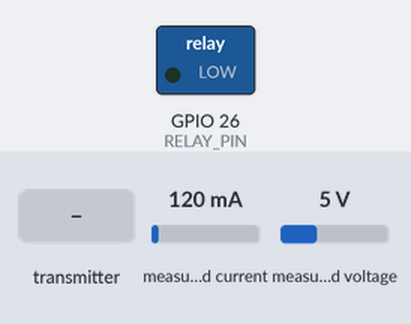
Bench run of a sketch on a simulated ESP32. On the bench: switched loads named in the sketch (green lamp = pin HIGH). Inputs (shaded band) come from the test bench; at power-on: measured current 120 mA, measured voltage 5 V.

Above: at 1.2 s.
1.3 s: the transmitter starts sending relay_state = 0
At 2.5 s:
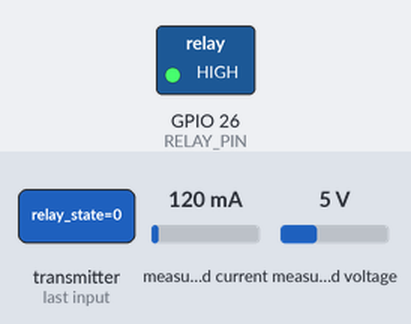
2.8 s: the transmitter starts sending relay_state = 1
At 3.7 s:
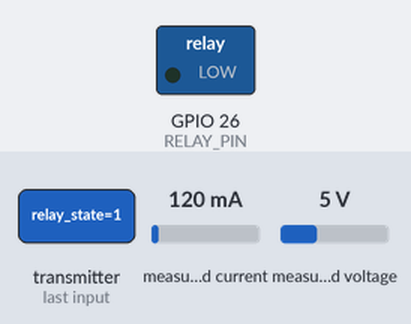
Timing chart, 0 to 5.8 s (numbered marks = the images above; inputs shaded):
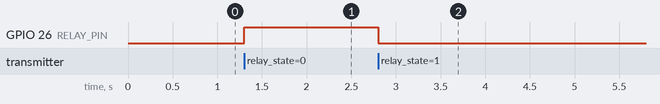

The sketch:

slave_node3.ino
```cpp
#include <WiFi.h>
#include <esp_now.h>
#include <esp_wifi.h>
#include <EmonLib.h>

#define SLAVE_ID 3
#define RELAY_PIN 26
#define PIN_VOLTAGE 33
#define PIN_CURRENT 32

EnergyMonitor emon;

// Faktor Kalibrasi Slave 3
float calibrationVoltage = 0.580;
float calibrationCurrent = 0.022;

// Filter Slave 3
float noiseCurrent = 0.10;
float noiseVoltage = 5.0;

typedef struct struct_message {
    int id;
    float voltage;
    float current;
    float power;
} struct_message;
struct_message myData;

typedef struct command_message {
    bool relay_state;
} command_message;

// MAC Address Master Node
uint8_t masterAddress[] = {0xAA, 0xBB, 0xCC, 0xDD, 0xEE, 0x11};

int fail_count = 0;
bool scanning = false;
int current_channel = 1;
unsigned long lastScanTime = 0;

void OnDataSent(const uint8_t *mac_addr, esp_now_send_status_t status) {
    if (status == ESP_NOW_SEND_SUCCESS) {
        fail_count = 0;
        scanning = false;
    } else {
        fail_count++;
        if (fail_count >= 3) {
            scanning = true;
        }
    }
}

void OnDataRecv(const uint8_t * mac, const uint8_t *incomingData, int len) {
    if (len == sizeof(command_message)) {
        command_message cmd;
        memcpy(&cmd, incomingData, sizeof(cmd));
        if (cmd.relay_state) {
            digitalWrite(RELAY_PIN, LOW); // ON (Aktif LOW)
        } else {
            digitalWrite(RELAY_PIN, HIGH); // OFF
        }
    }
}

void setup() {
    Serial.begin(115200);

    pinMode(RELAY_PIN, OUTPUT);
    digitalWrite(RELAY_PIN, LOW); // Default ON

    emon.current(PIN_CURRENT, 111.1);
    emon.voltage(PIN_VOLTAGE, 220.0, 1.7);

    WiFi.mode(WIFI_STA);
    WiFi.disconnect();

    if (esp_now_init() != ESP_OK) {
        Serial.println("Error inisialisasi ESP-NOW");
        return;
    }

    esp_now_register_send_cb(OnDataSent);
    esp_now_register_recv_cb(OnDataRecv);

    esp_now_peer_info_t peerInfo;
    memset(&peerInfo, 0, sizeof(peerInfo));
    memcpy(peerInfo.peer_addr, masterAddress, 6);
    peerInfo.channel = current_channel;
    peerInfo.encrypt = false;

    if (esp_now_add_peer(&peerInfo) != ESP_OK){
        Serial.println("Gagal menambahkan Master sebagai peer");
    }
}

void loop() {
    static unsigned long lastSendTime = 0;

    if (scanning) {
        if (millis() - lastScanTime > 200) {
            current_channel++;
            if (current_channel > 13) current_channel = 1;

            esp_wifi_set_promiscuous(true);
            esp_wifi_set_channel(current_channel, WIFI_SECOND_CHAN_NONE);
            esp_wifi_set_promiscuous(false);

            esp_now_peer_info_t peerInfo;
            memset(&peerInfo, 0, sizeof(peerInfo));
            memcpy(peerInfo.peer_addr, masterAddress, 6);
            peerInfo.channel = current_channel;
            esp_now_mod_peer(&peerInfo);

            lastScanTime = millis();

            myData.id = SLAVE_ID;
            // Send ping
            esp_now_send(masterAddress, (uint8_t *) &myData, sizeof(myData));
        }
    } else {
        if (millis() - lastSendTime > 1000) {
            emon.calcVI(20, 2000);

            float voltage = emon.Vrms;
            float current = emon.Irms;

            voltage = voltage * calibrationVoltage;
            voltage = round(voltage);
            current = current * calibrationCurrent;

            if (voltage < noiseVoltage) voltage = 0;
            if (current < noiseCurrent) current = 0;

            float power = voltage * current;

            myData.id = SLAVE_ID;
            myData.voltage = voltage;
            myData.current = current;
            myData.power = power;

            esp_now_send(masterAddress, (uint8_t *) &myData, sizeof(myData));
            lastSendTime = millis();
        }
    }
}
```

Measured:
- after the input at 1.3 s, GPIO 26 (RELAY_PIN): LOW → HIGH at once
- after the input at 2.8 s, GPIO 26 (RELAY_PIN): HIGH → LOW at once
